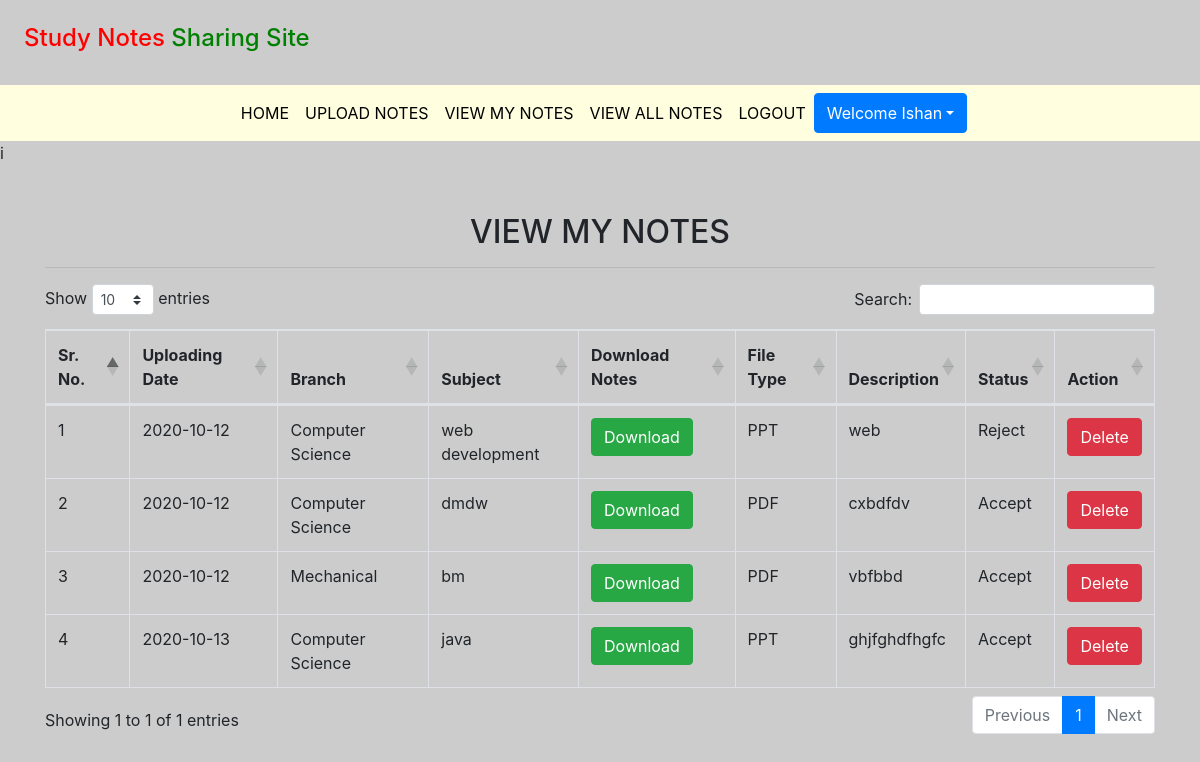
Page /view_mynotes (signed in) on the committed database.
### notes/models.py (models this page shows, shortened)
class Notes(models.Model):
    user = models.ForeignKey(User, on_delete=models.CASCADE)
    uploadingdate = models.CharField(max_length=30)
    branch = models.CharField(max_length=30)
    subject = models.CharField(max_length=30)
    notesfile = models.FileField(null=True)
    filetype = models.CharField(max_length=30)
    description = models.CharField(max_length=200, null=True)
    status = models.CharField(max_length=15)

### notes/views.py (the view)
# urls.py: path('view_mynotes', view_mynotes, name='view_mynotes'),
def view_mynotes(request):
    if not request.user.is_authenticated:
        return redirect('login')
    user = User.objects.get(id=request.user.id)
    notes = Notes.objects.filter(user = user)
    d = {'notes':notes}
    return render(request,'view_mynotes.html',d)

### notes/templates/view_mynotes.html (shortened to what this page needs)
{% extends 'usernavigation.html' %}
{% load static %}
{% block body %}
<link rel="stylesheet" href="https://cdnjs.cloudflare.com/ajax/libs/twitter-bootstrap/4.5.2/css/bootstrap.css">
<link rel="stylesheet" href="https://cdn.datatables.net/1.10.22/css/dataTables.bootstrap4.min.css">i
<div class="container mt-5">
        <h2 class="text-center">VIEW MY NOTES</h2>
            <HR>
    <table class="table table-bordered" id="example">
        <thead>
        <tr>
            <th>Sr. No.</th>
            <th>Uploading Date</th>
            <th>Branch</th>
            <th>Subject</th>
            <th>Download Notes</th>
            <th>File Type</th>
            <th>Description</th>
            <th>Status</th>
            <th>Action</th>
        </tr>
        </thead>
        {% for i in notes %}
        <tbody>
        <tr>
           <td>{{forloop.counter}}</td>
            <td>{{i.uploadingdate}}</td>
            <td>{{i.branch}}</td>
            <td>{{i.subject}}</td>
            <td><a href="{{i.notesfile.url}}" class="btn btn-success" download>Download</a></td>
            <td>{{i.filetype}}</td>
            <td>{{i.description}}</td>
            <td>{{i.status}}</td>
            <td><a href="{% url 'delete_mynotes' i.id %}" class="btn btn-danger" onclick="return confirm('Are you sure')">Delete</a></td>
        </tr>
        </tbody>
        {% endfor %}
    </table>
        </div>
{% endblock %}

### notes/templates/usernavigation.html (shortened to what this page needs)
<!DOCTYPE html>
<html lang="en">
<head>
  {% load static %}
  <link rel="stylesheet" href="https://maxcdn.bootstrapcdn.com/bootstrap/4.3.1/css/bootstrap.min.css">
  <link rel="stylesheet" href="https://use.fontawesome.com/releases/v5.6.3/css/all.css"></head>
  <link rel="stylesheet" href=" {% static 'css/style.css'%} ">
<body style=" background-color: #cccccc;">
<h4 style = "padding : 2%"><span style="color : red">Study Notes</span> <span style="color : green">Sharing Site</span></h4>
<nav class="navbar navbar-expand-sm justify-content-center" style = "background-color : lightyellow">
<ul class="navbar-nav">
  <li class="navbar-item">
    <a class="nav-link" href="{% url 'profile' %}">HOME</a>
  </li>
  <li class="navbar-item">
    <a class="nav-link" href="{% url 'upload_notes' %}">UPLOAD NOTES</a>
  </li>
  <li class="navbar-item">
    <a class="nav-link" href="{% url 'view_mynotes' %}">VIEW MY NOTES</a>
  </li>
  <li class="navbar-item">
    <a class="nav-link" href="{% url 'viewallnotes' %}">VIEW ALL NOTES</a>
  </li>
  <li class="navbar-item">
    <a class="nav-link" href="{% url 'Logout' %}">LOGOUT</a>
  </li>
    <div class="btn-group">
        <button type="button" class="btn btn-primary dropdown-toggle" data-toggle="dropdown">Welcome {{request.user.first_name}}</button>
    </div>
</ul>
</nav>
</body>
</html>
 {% block body %}
{% endblock %}

### notes/templates/static/css/style.css (style rules this page uses)
.nav-link { color : black }

### notes/templates/usernavigation.html (style rules this page uses)
.nav-link { color : black }

### rows in the picture
Notes: uploadingdate "2020-10-12", branch "Computer Science", subject "web development", filetype "PPT", description "web", status "Reject"
Notes: uploadingdate "2020-10-12", branch "Computer Science", subject "dmdw", filetype "PDF", description "cxbdfdv", status "Accept"
Notes: uploadingdate "2020-10-12", branch "Mechanical", subject "bm", filetype "PDF", description "vbfbbd", status "Accept"
Notes: uploadingdate "2020-10-13", branch "Computer Science", subject "java", filetype "PPT", description "ghjfghdfhgfc", status "Accept"

### other values in the picture
{{ request.user.first_name }} "Ishan"
